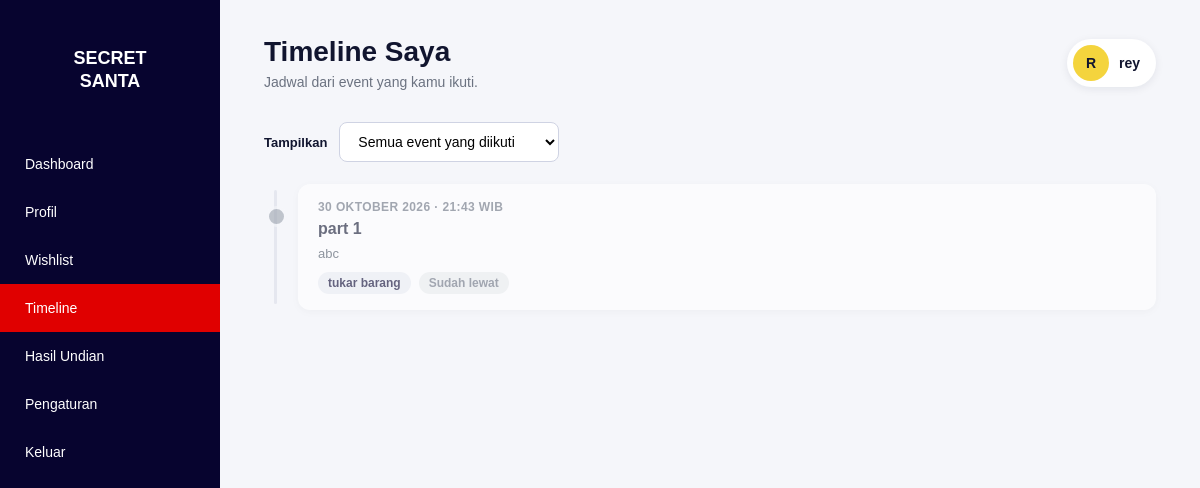
The app's page /pages/timeline/saya.php (signed in) with its own data.
### tables this page shows
CREATE TABLE `timeline` (
  `id` int(11) NOT NULL,
  `event_id` int(11) NOT NULL,
  `judul` varchar(150) NOT NULL,
  `tanggal` date DEFAULT NULL,
  `waktu` time DEFAULT NULL,
  `deskripsi` text DEFAULT NULL,
  `created_at` timestamp NOT NULL DEFAULT current_timestamp()
);

CREATE TABLE `events` (
  `id` int(11) NOT NULL,
  `user_id` int(11) NOT NULL,
  `nama_event` varchar(150) NOT NULL,
  `deskripsi` text DEFAULT NULL,
  `budget` decimal(12,2) DEFAULT 0.00,
  `tanggal_event` date DEFAULT NULL,
  `status` enum('draft','aktif','selesai') DEFAULT 'draft',
  `created_at` timestamp NOT NULL DEFAULT current_timestamp()
);

### includes/functions.php (called while the page is built, shortened)
<?php
function h($str)
{
    return htmlspecialchars((string) $str, ENT_QUOTES, 'UTF-8');
}
function tanggal_id($date, bool $short = false): string
{
    $bulan = $short
        ? ['', 'Jan', 'Feb', 'Mar', 'Apr', 'Mei', 'Jun', 'Jul', 'Agu', 'Sep', 'Okt', 'Nov', 'Des']
        : ['', 'Januari', 'Februari', 'Maret', 'April', 'Mei', 'Juni', 'Juli', 'Agustus', 'September', 'Oktober', 'November', 'Desember'];
    $ts = strtotime($date);
    return date('j', $ts) . ' ' . $bulan[(int) date('n', $ts)] . ' ' . date('Y', $ts);
}
function get_user_events(mysqli $conn, int $user_id): array
{
    $stmt = $conn->prepare(
        "SELECT e.id, e.nama_event, e.deskripsi, e.budget, e.tanggal_event, e.status,
                p.id AS peserta_id, p.created_at AS tanggal_ikut
         FROM peserta p
         JOIN events e ON e.id = p.event_id
         WHERE p.user_id = ?
         ORDER BY (e.status = 'selesai') ASC, e.tanggal_event ASC, e.id DESC"
    );
    $stmt->bind_param('i', $user_id);
    $stmt->execute();
    $rows = $stmt->get_result()->fetch_all(MYSQLI_ASSOC);
    return $rows;
}
?>

### pages/timeline/saya.php (the view, shortened to what this page needs)
<?php
require_once __DIR__ . '/../../config/config.php';
require_once __DIR__ . '/../../includes/functions.php';
$user_id = (int) $_SESSION['user_id'];
$today   = date('Y-m-d');
$my_events = get_user_events($conn, $user_id);
$jadwal = [];
if ($my_events) {
    $stmt = $conn->prepare(
        "SELECT t.event_id, t.judul, t.tanggal, t.waktu, t.deskripsi, e.nama_event
         FROM timeline t
         JOIN peserta p ON p.event_id = t.event_id
         JOIN events e ON e.id = t.event_id
         WHERE p.user_id = ?"
    );
    $stmt->bind_param('i', $user_id);
    $stmt->execute();
    $result = $stmt->get_result();
    while ($row = $result->fetch_assoc()) {
        $jadwal[] = [
            'event_id'  => (int) $row['event_id'],
            'judul'     => $row['judul'],
            'tanggal'   => $row['tanggal'],
            'waktu'     => $row['waktu'],
            'deskripsi' => $row['deskripsi'],
            'event'     => $row['nama_event'],
            'hari_h'    => false,
        ];
    }
    usort($jadwal, function ($a, $b) {
        return [$a['tanggal'] ?? '9999-12-31', $a['waktu'] ?? '00:00:00']
           <=> [$b['tanggal'] ?? '9999-12-31', $b['waktu'] ?? '00:00:00'];
    });
}
$index_berikutnya = null;
require_once __DIR__ . '/../../includes/user_layout_top.php';
?>
<?php if (!$my_events): ?>
    <div class="panel">
        <div class="empty">
            <h3>Kamu Belum Ikut Event</h3>
            <p>Timeline akan muncul setelah kamu mengikuti event bosq</p>
            <a href="<?= base_url('pages/dashboard/dashboarduser.php') ?>" class="btn btn-primary">Pilih Event</a>
        </div>
    </div>
<?php else: ?>
    <form method="GET" class="filter-bar">
        <label for="event_id">Tampilkan</label>
        <select name="event_id" id="event_id" onchange="this.form.submit()">
            <option value="0">Semua event yang diikuti</option>
        </select>
    </form>
    <?php if (!$jadwal): ?>
        <div class="panel">
            <div class="empty">
                <h3>Belum Ada Jadwal</h3>
                <p>Panitia belum menambahkan jadwal untuk event ini.</p>
            </div>
        </div>
    <?php else: ?>
        <ol class="timeline">
            <?php foreach ($jadwal as $i => $j): ?>
                <?php
                $lewat = $j['tanggal'] && $j['tanggal'] < $today;
                $class = $lewat ? 'past' : ($i === $index_berikutnya ? 'next' : '');
                ?>
                <li class="tl-item <?= $class ?>">
                    <div class="tl-date">
                        <?= h(tanggal_id($j['tanggal'])) ?>
                        <?php if ($j['waktu']): ?>
                            &middot; <?= h(substr($j['waktu'], 0, 5)) ?> WIB
                        <?php endif; ?>
                    </div>
                    <h3><?= h($j['judul']) ?></h3>
                    <?php if (!empty($j['deskripsi'])): ?>
                        <p><?= h($j['deskripsi']) ?></p>
                    <?php endif; ?>
                    <div class="tl-meta">
                        <span class="tag"><?= h($j['event']) ?></span>
                        <?php if ($class === 'next'): ?>
                            <span class="tag ok">Berikutnya</span>
                        <?php elseif ($lewat): ?>
                            <span class="tag off">Sudah lewat</span>
                        <?php endif; ?>
                    </div>
                </li>
            <?php endforeach; ?>
        </ol>
    <?php endif; ?>
<?php endif; ?>
<?php require_once __DIR__ . '/../../includes/user_layout_bottom.php'; ?>

### assets/css/user.css (style rules this page uses)
* { margin: 0; padding: 0; box-sizing: border-box; }
:root { --navy: #07042f; --navy-soft: #292553; --red: #e00000; --orange: #ff6a00; --ink: #11152f; --muted: #6b7280; --line: #e5e7ef; --bg: #f5f6fa; --white: #ffffff; }
body { font-family: Arial, Helvetica, sans-serif; background: var(--bg); color: var(--ink); }
.tag { display: inline-block; background: #eceef5; color: var(--navy); font-size: 12px; font-weight: bold; padding: 4px 10px; border-radius: 999px; }
.tag.off { background: #eceef0; color: #6b7280; }
.filter-bar { display: flex; align-items: center; gap: 12px; margin-bottom: 22px; flex-wrap: wrap; }
.filter-bar label { font-size: 13px; font-weight: bold; }
.filter-bar select { padding: 10px 14px; border: 1px solid #cfd3e3; border-radius: 8px; font-size: 14px; background: var(--white); min-width: 220px; }
.timeline { position: relative; list-style: none; padding-left: 34px; }
.timeline::before { content: ''; position: absolute; left: 10px; top: 6px; bottom: 6px; width: 3px; background: var(--line); border-radius: 2px; }
.tl-item { position: relative; background: var(--white); border-radius: 12px; padding: 16px 20px; margin-bottom: 16px; box-shadow: 0 2px 10px rgba(17, 21, 47, 0.06); }
.tl-item::before { content: ''; position: absolute; left: -32px; top: 22px; width: 15px; height: 15px; border-radius: 50%; background: var(--navy); border: 3px solid var(--bg); }
.tl-item.past { opacity: 0.6; }
.tl-item.past::before { background: #9ca3af; }
.tl-date { font-size: 12px; font-weight: bold; color: var(--red); margin-bottom: 6px; text-transform: uppercase; letter-spacing: 0.4px; }
.tl-item.past .tl-date { color: var(--muted); }
.tl-item h3 { font-size: 16px; margin-bottom: 6px; }
.tl-item p { font-size: 13px; color: #4b5563; line-height: 1.5; margin-bottom: 8px; }
.tl-meta { display: flex; gap: 8px; flex-wrap: wrap; align-items: center; }

### records on screen
timeline: tanggal "30 OKTOBER 2026", waktu "21:43", judul "part 1", deskripsi "abc", event.nama_event "tukar barang", shows "Sudah lewat"

### other values on screen
$item['label'] "Dashboard"
$item['label'] "Profil"
$item['label'] "Wishlist"
$item['label'] "Timeline"
$item['label'] "Hasil Undian"
$item['label'] "Pengaturan"
$page_title "Timeline Saya"
$page_subtitle "Jadwal dari event yang kamu ikuti."
$inisial "R"
$nama_user "rey"
